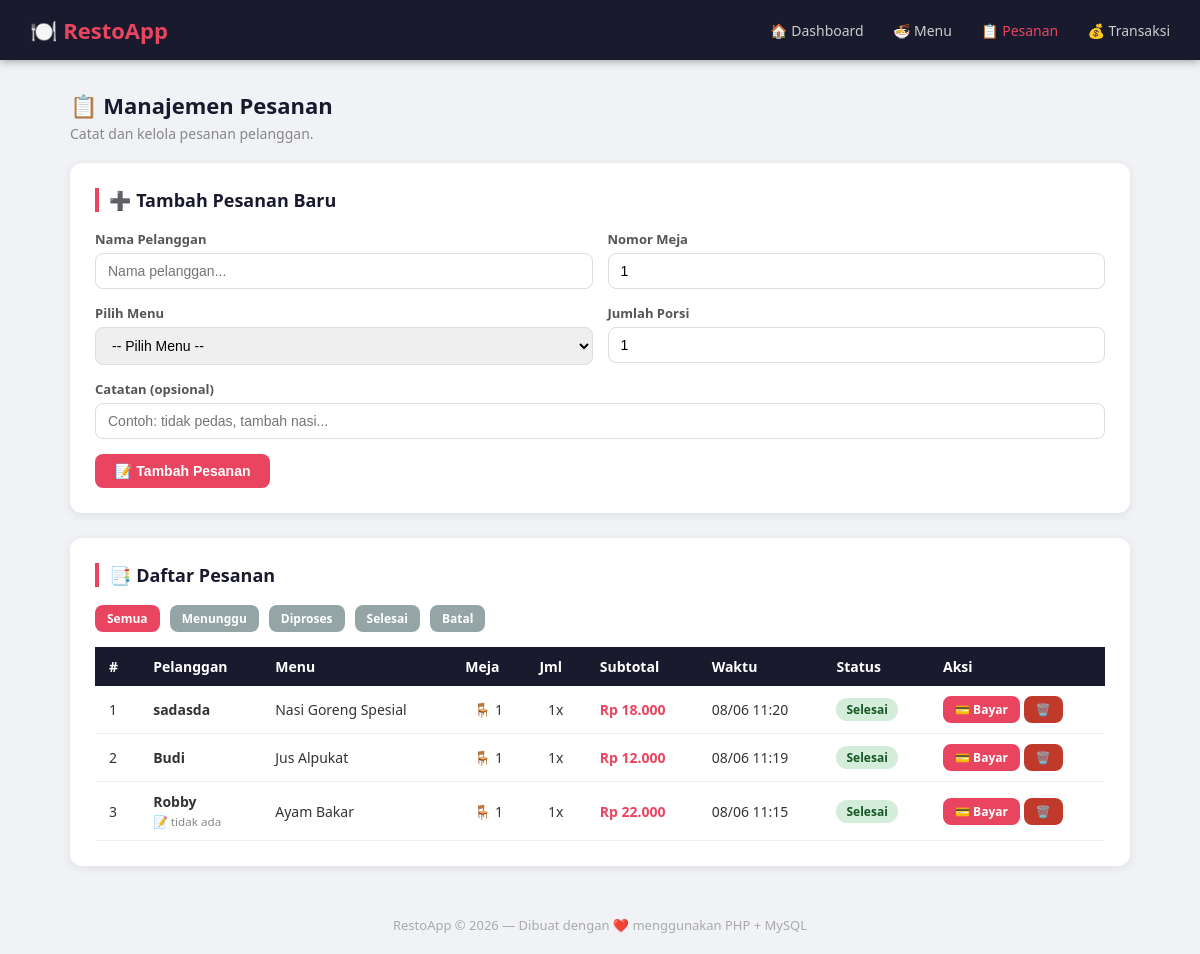
/pesanan.php, run on the app's committed database.
### tables this page shows
CREATE TABLE `pesanan` (
  `id_pesanan` int(11) NOT NULL,
  `id_menu` int(11) NOT NULL,
  `nama_pelanggan` varchar(100) NOT NULL,
  `nomor_meja` int(11) NOT NULL DEFAULT 1,
  `jumlah` int(11) NOT NULL DEFAULT 1,
  `subtotal` int(11) NOT NULL DEFAULT 0,
  `catatan` varchar(255) DEFAULT '',
  `status` enum('menunggu','diproses','selesai','batal') DEFAULT 'menunggu',
  `waktu_pesan` timestamp NOT NULL DEFAULT current_timestamp()
);

CREATE TABLE `daftar_menu` (
  `id_menu` int(11) NOT NULL,
  `nama_menu` varchar(100) NOT NULL,
  `kategori` enum('Makanan','Minuman','Snack','Dessert','Lainnya') DEFAULT 'Makanan',
  `harga` int(11) NOT NULL DEFAULT 0,
  `stok` int(11) NOT NULL DEFAULT 0,
  `deskripsi` varchar(255) DEFAULT '',
  `status` enum('tersedia','habis') DEFAULT 'tersedia',
  `created_at` timestamp NOT NULL DEFAULT current_timestamp()
);

### pesanan.php (the view, shortened to what this page needs)
<?php
require_once 'includes/koneksi.php';
$filter_status = isset($_GET['filter']) ? $_GET['filter'] : '';
$sql_pesanan = "SELECT p.*, m.nama_menu, m.harga FROM pesanan p
                JOIN daftar_menu m ON p.id_menu = m.id_menu";
$sql_pesanan .= " ORDER BY p.waktu_pesan DESC";
$result_pesanan = mysqli_query($koneksi, $sql_pesanan);
require_once 'includes/header.php';
?>
<div class="container">
    <div class="page-title">
        <h1>📋 Manajemen Pesanan</h1>
        <p>Catat dan kelola pesanan pelanggan.</p>
    </div>
    <div class="card">
        <h2>➕ Tambah Pesanan Baru</h2>
        <form method="POST">
            <div class="form-row">
                <div class="form-group">
                    <label>Nama Pelanggan</label>
                    <input type="text" name="nama_pelanggan" placeholder="Nama pelanggan..." required>
                </div>
                <div class="form-group">
                    <label>Nomor Meja</label>
                    <input type="number" name="nomor_meja" placeholder="Nomor meja" min="1" max="50" value="1" required>
                </div>
            </div>
            <div class="form-row">
                <div class="form-group">
                    <label>Pilih Menu</label>
                    <select name="id_menu" required>
                        <option value="">-- Pilih Menu --</option>
                    </select>
                </div>
                <div class="form-group">
                    <label>Jumlah Porsi</label>
                    <input type="number" name="jumlah" value="1" min="1" required>
                </div>
            </div>
            <div class="form-group">
                <label>Catatan (opsional)</label>
                <input type="text" name="catatan" placeholder="Contoh: tidak pedas, tambah nasi...">
            </div>
            <button type="submit" class="btn btn-primary">📝 Tambah Pesanan</button>
        </form>
    </div>
    <div class="card">
        <h2>📑 Daftar Pesanan</h2>
        <div style="margin-bottom:15px; display:flex; gap:10px; flex-wrap:wrap;">
            <a href="pesanan.php" class="btn btn-sm <?= !$filter_status ? 'btn-primary' : 'btn-secondary' ?>">Semua</a>
            <?php foreach (['menunggu','diproses','selesai','batal'] as $s): ?>
                <a href="pesanan.php?filter=<?= $s ?>" class="btn btn-sm <?= $filter_status == $s ? 'btn-primary' : 'btn-secondary' ?>">
                    <?= ucfirst($s) ?>
                </a>
            <?php endforeach; ?>
        </div>
        <?php if (mysqli_num_rows($result_pesanan) > 0): ?>
        <table>
            <thead>
                <tr>
                    <th>#</th>
                    <th>Pelanggan</th>
                    <th>Menu</th>
                    <th>Meja</th>
                    <th>Jml</th>
                    <th>Subtotal</th>
                    <th>Waktu</th>
                    <th>Status</th>
                    <th>Aksi</th>
                </tr>
            </thead>
            <tbody>
            <?php $no = 1; while ($row = mysqli_fetch_assoc($result_pesanan)): ?>
                <tr>
                    <td><?= $no++ ?></td>
                    <td>
                        <strong><?= htmlspecialchars($row['nama_pelanggan']) ?></strong>
                        <?php if ($row['catatan']): ?>
                            <br><small style="color:#888">📝 <?= htmlspecialchars($row['catatan']) ?></small>
                        <?php endif; ?>
                    </td>
                    <td><?= htmlspecialchars($row['nama_menu']) ?></td>
                    <td style="text-align:center">🪑 <?= $row['nomor_meja'] ?></td>
                    <td style="text-align:center"><?= $row['jumlah'] ?>x</td>
                    <td class="harga">Rp <?= number_format($row['subtotal'], 0, ',', '.') ?></td>
                    <td><?= date('d/m H:i', strtotime($row['waktu_pesan'])) ?></td>
                    <td>
                        <span class="badge badge-<?= $row['status'] ?>"><?= ucfirst($row['status']) ?></span>
                    </td>
                    <td>
                        <?php if ($row['status'] == 'selesai'): ?>
                            <a href="pesanan.php?bayar=<?= $row['id_pesanan'] ?>" class="btn btn-primary btn-sm">💳 Bayar</a>
                        <?php endif; ?>
                        <a href="pesanan.php?hapus=<?= $row['id_pesanan'] ?>" class="btn btn-danger btn-sm"
                           onclick="return confirm('Hapus pesanan ini?')">🗑️</a>
                    </td>
                </tr>
            <?php endwhile; ?>
            </tbody>
        </table>
        <?php endif; ?>
    </div>
</div>
<?php require_once 'includes/footer.php'; ?>

### css/style.css (style rules this page uses)
* { margin: 0; padding: 0; box-sizing: border-box; }
body { font-family: 'Segoe UI', sans-serif; background: #f0f2f5; color: #333; }
.container { max-width: 1100px; margin: 30px auto; padding: 0 20px; }
.card { background: #fff; border-radius: 12px; padding: 25px; box-shadow: 0 2px 10px rgba(0,0,0,0.08); margin-bottom: 25px; }
.card h2 { font-size: 18px; margin-bottom: 18px; color: #1a1a2e; border-left: 4px solid #e94560; padding-left: 10px; }
table { width: 100%; border-collapse: collapse; font-size: 14px; }
table th { background: #1a1a2e; color: #fff; padding: 10px 14px; text-align: left; }
table td { padding: 10px 14px; border-bottom: 1px solid #eee; }
.badge { display: inline-block; padding: 3px 10px; border-radius: 20px; font-size: 12px; font-weight: 600; }
.badge-selesai { background: #d4edda; color: #155724; }
.form-group { margin-bottom: 15px; }
.form-group label { display: block; font-size: 13px; font-weight: 600; margin-bottom: 5px; color: #555; }
.form-group input, .form-group select, .form-group textarea { width: 100%; padding: 9px 12px; border: 1px solid #ddd; border-radius: 8px; font-size: 14px; transition: border-color 0.2s; }
.form-row { display: grid; grid-template-columns: 1fr 1fr; gap: 15px; }
.btn { display: inline-block; padding: 9px 20px; border: none; border-radius: 8px; cursor: pointer; font-size: 14px; font-weight: 600; text-decoration: none; transition: opacity 0.2s; }
.btn-primary { background: #e94560; color: #fff; }
.btn-danger { background: #c0392b; color: #fff; }
.btn-secondary { background: #95a5a6; color: #fff; }
.btn-sm { padding: 5px 12px; font-size: 12px; }
.harga { color: #e94560; font-weight: 700; }
.page-title { margin-bottom: 20px; }
.page-title h1 { font-size: 22px; color: #1a1a2e; }
.page-title p { color: #888; font-size: 14px; margin-top: 4px; }

### data on the page
pesanan: nama_pelanggan "sadasda", id_menu.nama_menu "Nasi Goreng Spesial", nomor_meja "1", jumlah "1", subtotal "18.000", waktu_pesan "08/06 11:20", status "Selesai"
pesanan: nama_pelanggan "Budi", id_menu.nama_menu "Jus Alpukat", nomor_meja "1", jumlah "1", subtotal "12.000", waktu_pesan "08/06 11:19", status "Selesai"
pesanan: nama_pelanggan "Robby", catatan "tidak ada", id_menu.nama_menu "Ayam Bakar", nomor_meja "1", jumlah "1", subtotal "22.000", waktu_pesan "08/06 11:15", status "Selesai"

### other printed values
$s "Menunggu"
$s "Diproses"
$s "Selesai"
$s "Batal"
